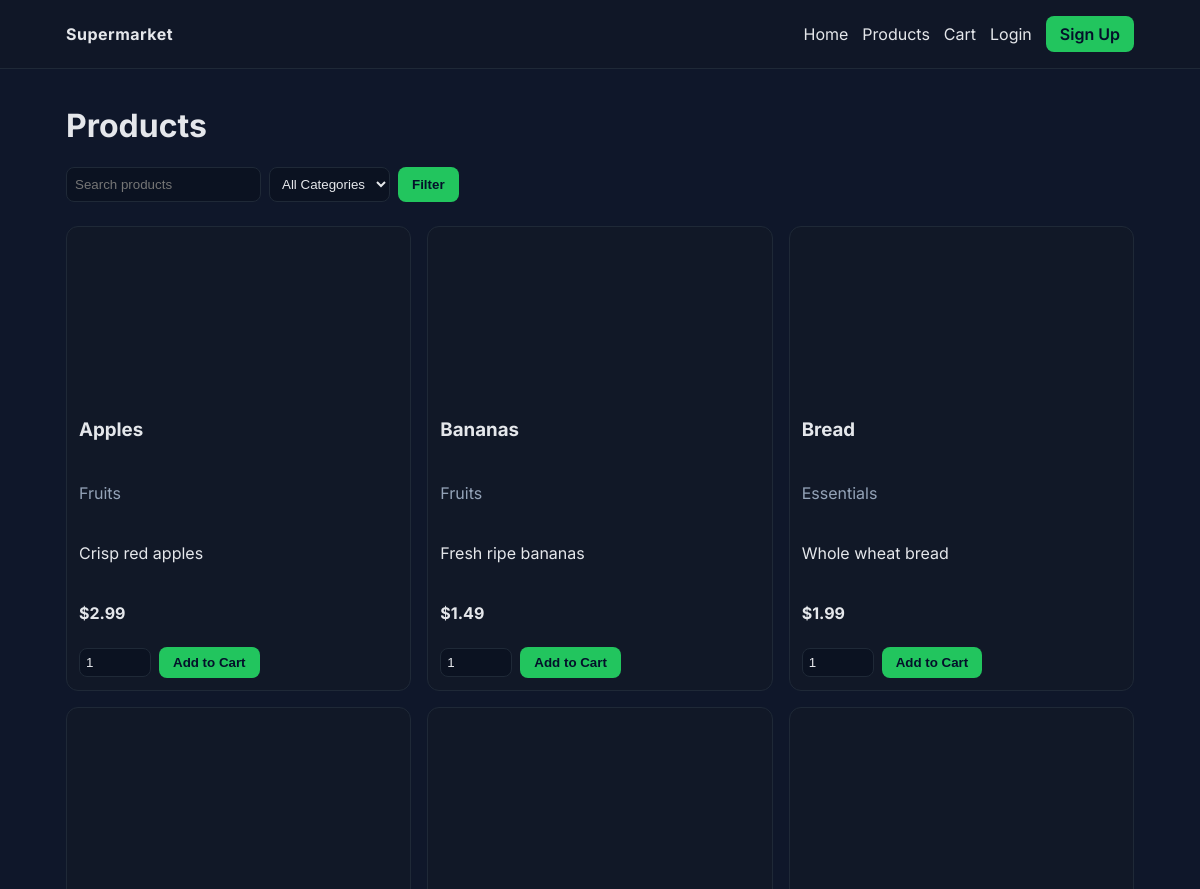
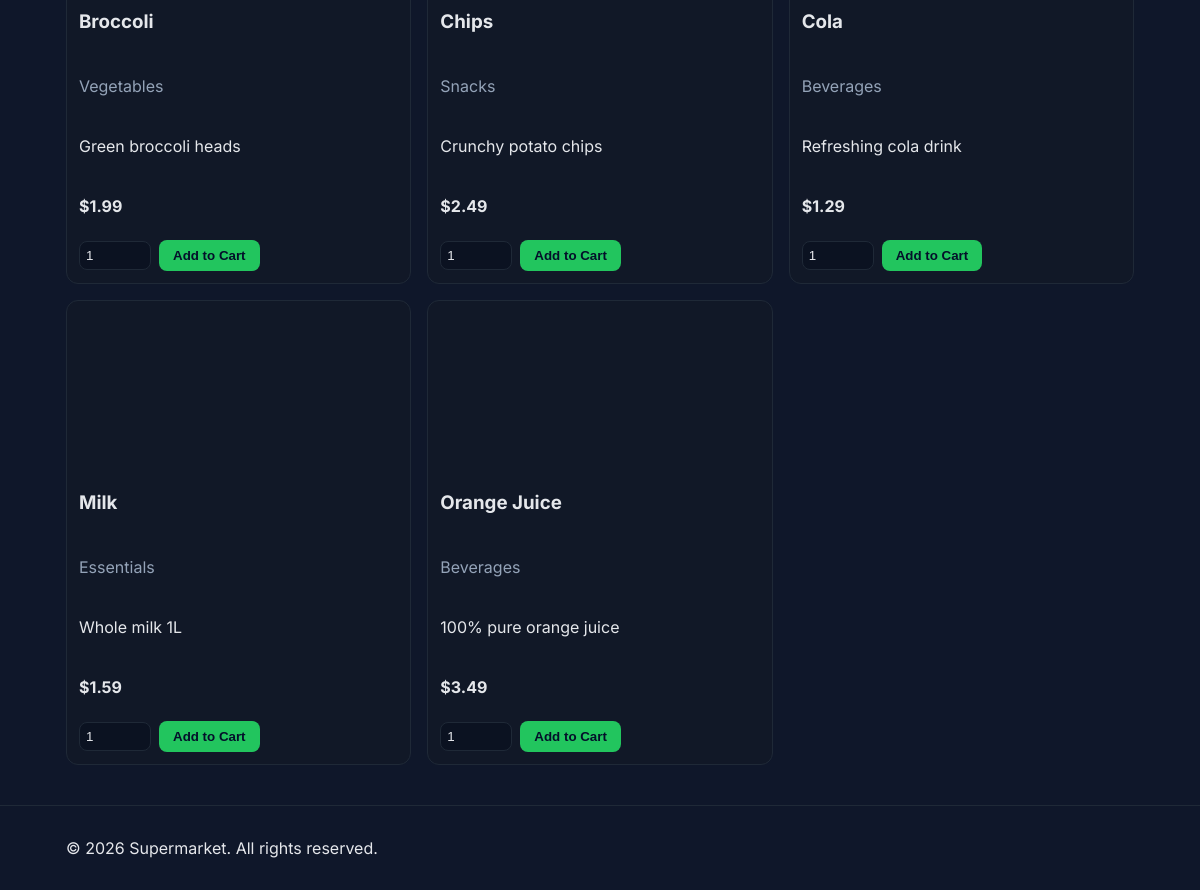
Screenshot of /products/index.php with the database file from the repository (2 pictures, top to bottom).
### tables this page shows
CREATE TABLE IF NOT EXISTS products (
  id INT AUTO_INCREMENT PRIMARY KEY,
  name VARCHAR(150) NOT NULL,
  category VARCHAR(100) NOT NULL,
  description TEXT,
  price DECIMAL(10,2) NOT NULL,
  stock INT NOT NULL DEFAULT 0,
  image_url VARCHAR(255) NOT NULL
);

### products/index.php (the view, shortened to what this page needs)
<?php include __DIR__ . '/../partials/header.php'; ?>
<main class="container">
  <h1>Products</h1>
  <form class="filters" method="get">
    <input type="text" name="q" placeholder="Search products" value="<?php echo isset($_GET['q'])? htmlspecialchars($_GET['q']) : ''; ?>" />
    <select name="category">
      <option value="">All Categories</option>
    </select>
    <button class="btn" type="submit">Filter</button>
  </form>
  <div class="grid products">
    <?php
      $sql = 'SELECT id, name, category, description, price, stock, image_url FROM products WHERE 1=1';
      $params = [];
      $sql .= ' ORDER BY name ASC';
      $stmt = $pdo->prepare($sql);
      $stmt->execute($params);
      foreach ($stmt as $p): ?>
        <div class="product-card">
          <div class="thumb" style="background-image:url('<?php echo htmlspecialchars($p['image_url']); ?>')"></div>
          <div class="info">
            <h3><?php echo htmlspecialchars($p['name']); ?></h3>
            <p class="muted"><?php echo htmlspecialchars($p['category']); ?></p>
            <p><?php echo htmlspecialchars($p['description']); ?></p>
            <p class="price">$<?php echo number_format((float)$p['price'], 2); ?></p>
            <form action="<?php echo BASE_URL; ?>cart/add.php" method="post" class="inline">
              <input type="number" name="quantity" value="1" min="1" class="qty">
              <button class="btn" type="submit">Add to Cart</button>
            </form>
          </div>
        </div>
    <?php endforeach; ?>
  </div>
</main>
<?php include __DIR__ . '/../partials/footer.php'; ?>

### public/assets/css/style.css (style rules this page uses)
:root { --bg: #0f172a; --panel: #111827; --text: #e5e7eb; --muted: #94a3b8; --primary: #22c55e; --danger: #ef4444; }
* { box-sizing: border-box; }
html, body { margin: 0; padding: 0; background: var(--bg); color: var(--text); font-family: Inter, system-ui, -apple-system, Segoe UI, Roboto, Arial; }
.container { max-width: 1100px; margin: 0 auto; padding: 16px; }
.btn { background: var(--primary); color: #04102a; padding: 8px 14px; border-radius: 8px; font-weight: 600; border: none; cursor: pointer; }
.grid.products { display: grid; grid-template-columns: repeat(auto-fit, minmax(260px, 1fr)); gap: 16px; }
.product-card { background: var(--panel); border: 1px solid #1f2937; border-radius: 12px; overflow: hidden; display: flex; flex-direction: column; }
.product-card .thumb { height: 160px; background-size: cover; background-position: center; }
.product-card .info { padding: 12px; display: grid; gap: 8px; }
.muted { color: var(--muted); }
.price { font-weight: 700; }
.inline { display: flex; gap: 8px; align-items: center; }
.qty { width: 72px; padding: 6px; background: #0b1221; color: var(--text); border: 1px solid #1f2937; border-radius: 8px; }
.filters { display: flex; gap: 8px; margin: 12px 0 24px; }
.filters input, .filters select { padding: 8px; border-radius: 8px; border: 1px solid #1f2937; background: #0b1221; color: var(--text); }

### rows the page displays
products: name "Apples", category "Fruits", description "Crisp red apples", price "2.99"
products: name "Bananas", category "Fruits", description "Fresh ripe bananas", price "1.49"
products: name "Bread", category "Essentials", description "Whole wheat bread", price "1.99"
products: name "Broccoli", category "Vegetables", description "Green broccoli heads", price "1.99"
products: name "Chips", category "Snacks", description "Crunchy potato chips", price "2.49"
products: name "Cola", category "Beverages", description "Refreshing cola drink", price "1.29"
products: name "Milk", category "Essentials", description "Whole milk 1L", price "1.59"
products: name "Orange Juice", category "Beverages", description "100% pure orange juice", price "3.49"
